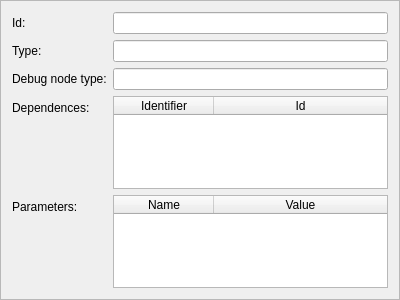
<?xml version="1.0" encoding="UTF-8"?>
<ui version="4.0">
 <class>VisionNode</class>
 <widget class="QFrame" name="VisionNode">
  <property name="geometry">
   <rect>
    <x>0</x>
    <y>0</y>
    <width>400</width>
    <height>300</height>
   </rect>
  </property>
  <property name="minimumSize">
   <size>
    <width>400</width>
    <height>300</height>
   </size>
  </property>
  <property name="windowTitle">
   <string>Frame</string>
  </property>
  <property name="frameShape">
   <enum>QFrame::StyledPanel</enum>
  </property>
  <property name="frameShadow">
   <enum>QFrame::Plain</enum>
  </property>
  <layout class="QFormLayout" name="formLayout">
   <property name="fieldGrowthPolicy">
    <enum>QFormLayout::AllNonFixedFieldsGrow</enum>
   </property>
   <item row="0" column="0">
    <widget class="QLabel" name="label">
     <property name="text">
      <string>Id:</string>
     </property>
    </widget>
   </item>
   <item row="0" column="1">
    <widget class="QLineEdit" name="id_line_edit"/>
   </item>
   <item row="1" column="0">
    <widget class="QLabel" name="label_2">
     <property name="text">
      <string>Type:</string>
     </property>
    </widget>
   </item>
   <item row="1" column="1">
    <widget class="QLineEdit" name="type_line_edit"/>
   </item>
   <item row="2" column="0">
    <widget class="QLabel" name="label_3">
     <property name="text">
      <string>Debug node type:</string>
     </property>
    </widget>
   </item>
   <item row="2" column="1">
    <widget class="QLineEdit" name="debug_type_line_edit"/>
   </item>
   <item row="3" column="0">
    <widget class="QLabel" name="label_4">
     <property name="text">
      <string>Dependences:</string>
     </property>
    </widget>
   </item>
   <item row="3" column="1">
    <widget class="QTableWidget" name="dependences_table_widget">
     <property name="minimumSize">
      <size>
       <width>250</width>
       <height>0</height>
      </size>
     </property>
     <property name="frameShadow">
      <enum>QFrame::Sunken</enum>
     </property>
     <property name="horizontalScrollBarPolicy">
      <enum>Qt::ScrollBarAlwaysOff</enum>
     </property>
     <property name="tabKeyNavigation">
      <bool>true</bool>
     </property>
     <property name="showDropIndicator" stdset="0">
      <bool>true</bool>
     </property>
     <property name="dragDropMode">
      <enum>QAbstractItemView::InternalMove</enum>
     </property>
     <property name="alternatingRowColors">
      <bool>false</bool>
     </property>
     <property name="selectionBehavior">
      <enum>QAbstractItemView::SelectItems</enum>
     </property>
     <property name="verticalScrollMode">
      <enum>QAbstractItemView::ScrollPerPixel</enum>
     </property>
     <property name="horizontalScrollMode">
      <enum>QAbstractItemView::ScrollPerPixel</enum>
     </property>
     <property name="showGrid">
      <bool>true</bool>
     </property>
     <property name="gridStyle">
      <enum>Qt::NoPen</enum>
     </property>
     <property name="sortingEnabled">
      <bool>false</bool>
     </property>
     <property name="wordWrap">
      <bool>true</bool>
     </property>
     <property name="cornerButtonEnabled">
      <bool>true</bool>
     </property>
     <property name="rowCount">
      <number>1</number>
     </property>
     <property name="columnCount">
      <number>2</number>
     </property>
     <attribute name="horizontalHeaderVisible">
      <bool>true</bool>
     </attribute>
     <attribute name="horizontalHeaderCascadingSectionResizes">
      <bool>true</bool>
     </attribute>
     <attribute name="horizontalHeaderHighlightSections">
      <bool>false</bool>
     </attribute>
     <attribute name="horizontalHeaderShowSortIndicator" stdset="0">
      <bool>false</bool>
     </attribute>
     <attribute name="horizontalHeaderStretchLastSection">
      <bool>true</bool>
     </attribute>
     <attribute name="verticalHeaderVisible">
      <bool>false</bool>
     </attribute>
     <attribute name="verticalHeaderShowSortIndicator" stdset="0">
      <bool>false</bool>
     </attribute>
     <row/>
     <column>
      <property name="text">
       <string>Identifier</string>
      </property>
     </column>
     <column>
      <property name="text">
       <string>Id</string>
      </property>
     </column>
    </widget>
   </item>
   <item row="4" column="0">
    <widget class="QLabel" name="label_5">
     <property name="text">
      <string>Parameters:</string>
     </property>
    </widget>
   </item>
   <item row="4" column="1">
    <widget class="DependencesQTableWidget" name="parameters_table_widget">
     <property name="focusPolicy">
      <enum>Qt::NoFocus</enum>
     </property>
     <property name="autoScroll">
      <bool>false</bool>
     </property>
     <property name="dragDropMode">
      <enum>QAbstractItemView::InternalMove</enum>
     </property>
     <property name="verticalScrollMode">
      <enum>QAbstractItemView::ScrollPerPixel</enum>
     </property>
     <property name="horizontalScrollMode">
      <enum>QAbstractItemView::ScrollPerPixel</enum>
     </property>
     <property name="rowCount">
      <number>0</number>
     </property>
     <attribute name="horizontalHeaderCascadingSectionResizes">
      <bool>true</bool>
     </attribute>
     <attribute name="horizontalHeaderHighlightSections">
      <bool>false</bool>
     </attribute>
     <attribute name="horizontalHeaderStretchLastSection">
      <bool>true</bool>
     </attribute>
     <attribute name="verticalHeaderVisible">
      <bool>false</bool>
     </attribute>
     <attribute name="verticalHeaderDefaultSectionSize">
      <number>45</number>
     </attribute>
     <attribute name="verticalHeaderMinimumSectionSize">
      <number>45</number>
     </attribute>
     <column>
      <property name="text">
       <string>Name</string>
      </property>
     </column>
     <column>
      <property name="text">
       <string>Value</string>
      </property>
     </column>
    </widget>
   </item>
  </layout>
 </widget>
 <customwidgets>
  <customwidget>
   <class>DependencesQTableWidget</class>
   <extends>QTableWidget</extends>
   <header>rqt_vision_tools/dependencesqtablewidget.h</header>
  </customwidget>
 </customwidgets>
 <resources/>
 <connections/>
</ui>
